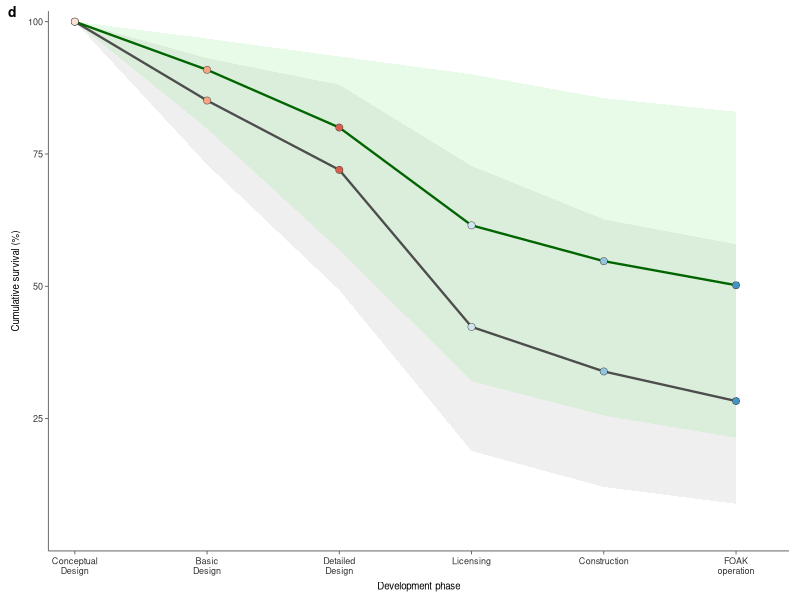

Source code (R):
# Code for the manuscript Gordon, J.A., Kazlou, T., Jewell, J. and Cherp, A.
# First-of-a-Kind deployment prospects for small modular reactors
#
# Reproduces Figure 2d: phase-specific cumulative survival probabilities under
# the Baseline and Accelerated scenarios.
#
# Panel d shows cumulative survival across the SMR development pathway from
# conceptual design to FOAK operation. Coloured points identify the development
# stage reached, and shaded bands indicate credible intervals based on
# phase-specific failure-risk uncertainty.
#
# Required input:
# None. Failure-rate assumptions for this panel are defined directly below.
#
# Outputs:
# outputs/Figure_02/intermediate/fig02_panel_d_failure_risks.png
# outputs/Figure_02/intermediate/fig02_panel_d_failure_risks.pdf
# outputs/Figure_02/intermediate/fig02_panel_d_failure_risks.rds
# outputs/Figure_02/intermediate/fig02_panel_d_failure_risks_core.rds

suppressPackageStartupMessages({
  library(ggplot2)
  library(dplyr)
  library(tibble)
  library(cowplot)
  library(grid)
})

rm(list = ls())
graphics.off()

# ============================================================
# FIGURE 2 — PANEL D ONLY
# Phase-specific cumulative survival probabilities
# ============================================================

# ------------------------------------------------------------
# OUTPUT PATHS
# ------------------------------------------------------------

OUT_DIR <- file.path(
  "outputs",
  "Figure_02",
  "intermediate"
)

dir.create(
  OUT_DIR,
  recursive = TRUE,
  showWarnings = FALSE
)

# ------------------------------------------------------------
# EXPORT SETTINGS
# ------------------------------------------------------------

SAVE_W_MM <- 95
SAVE_H_MM <- 72
SAVE_DPI  <- 600

FILE_STUB <- "fig02_panel_d_failure_risks"

# ------------------------------------------------------------
# TYPOGRAPHY
# ------------------------------------------------------------

BASE_SIZE        <- 7
AXIS_TEXT_SIZE   <- 6.5
AXIS_TITLE_SIZE  <- 7
PANEL_LABEL_SIZE <- 10

# ------------------------------------------------------------
# PANEL TAG GEOMETRY
# ------------------------------------------------------------

TAG_X <- 0.01
TAG_Y <- 0.99

# ------------------------------------------------------------
# COLOURS
# ------------------------------------------------------------

col_baseline_line <- "grey30"
col_baseline_fill <- "grey70"
col_accel_line    <- "#006400"
col_accel_fill    <- "#90EE90"

phase_cols <- c(
  "Conceptual design" = "#FDE0D2",
  "Basic design"      = "#F4A582",
  "Detailed design"   = "#D6604D",
  "Licensing"         = "#D1E5F0",
  "Construction"      = "#92C5DE",
  "Operational"       = "#4393C3"
)

# ============================================================
# PANEL D — PROJECT PROGRESSION UNDER PHASE-SPECIFIC FAILURE RISKS
# ============================================================

ph_bas <- tribble(
  ~Phase, ~Mean, ~Low,  ~High,
  "CD", 14.9,  6.9, 27.0,
  "BD", 15.4,  5.4, 32.5,
  "DD", 41.2, 17.4, 61.7
)

ph_acc <- tribble(
  ~Phase, ~Mean, ~Low,  ~High,
  "CD",  9.1,  3.2, 20.2,
  "BD", 12.0,  3.5, 28.7,
  "DD", 23.1,  3.6, 43.6
)

post_bas <- tribble(
  ~Phase, ~Mean, ~Low, ~High,
  "Licensing",    19.9, 13.9, 36.0,
  "Construction", 16.5,  7.5, 26.3
)

post_acc <- tribble(
  ~Phase, ~Mean, ~Low, ~High,
  "Licensing",    11.0,  5.0, 20.3,
  "Construction",  8.3,  3.0, 16.3
)

calc_surv <- function(df) {
  df %>%
    mutate(
      fr      = Mean / 100,
      fr_lo   = Low / 100,
      fr_hi   = High / 100,
      surv    = cumprod(1 - fr),
      surv_lo = cumprod(1 - fr_hi),
      surv_hi = cumprod(1 - fr_lo)
    )
}

calc_post <- function(df, s, slo, shi) {
  x <- calc_surv(df)
  
  tibble(
    surv    = s   * c(1, x$surv),
    surv_lo = slo * c(1, x$surv_lo),
    surv_hi = shi * c(1, x$surv_hi)
  )
}

bas_d <- calc_surv(ph_bas)
acc_d <- calc_surv(ph_acc)

bas_p <- calc_post(
  post_bas,
  dplyr::last(bas_d$surv),
  dplyr::last(bas_d$surv_lo),
  dplyr::last(bas_d$surv_hi)
)

acc_p <- calc_post(
  post_acc,
  dplyr::last(acc_d$surv),
  dplyr::last(acc_d$surv_lo),
  dplyr::last(acc_d$surv_hi)
)

curve <- bind_rows(
  tibble(
    x = 1:6,
    surv = c(1, bas_d$surv, bas_p$surv[-1]),
    lo   = c(1, bas_d$surv_lo, bas_p$surv_lo[-1]),
    hi   = c(1, bas_d$surv_hi, bas_p$surv_hi[-1]),
    Scenario = "Baseline"
  ),
  tibble(
    x = 1:6,
    surv = c(1, acc_d$surv, acc_p$surv[-1]),
    lo   = c(1, acc_d$surv_lo, acc_p$surv_lo[-1]),
    hi   = c(1, acc_d$surv_hi, acc_p$surv_hi[-1]),
    Scenario = "Accelerated"
  )
)

curve <- curve %>%
  mutate(
    Scenario = factor(
      Scenario,
      levels = c("Baseline", "Accelerated")
    ),
    PhaseLabel = factor(
      x,
      levels = 1:6,
      labels = c(
        "Conceptual design",
        "Basic design",
        "Detailed design",
        "Licensing",
        "Construction",
        "Operational"
      )
    )
  )

# ============================================================
# PANEL D CORE
# ============================================================

p_d_core <- ggplot(
  curve,
  aes(x = x, y = surv * 100, colour = Scenario, fill = Scenario)
) +
  geom_ribbon(
    aes(ymin = lo * 100, ymax = hi * 100),
    alpha = 0.20,
    colour = NA
  ) +
  geom_line(linewidth = 0.8) +
  geom_point(
    aes(fill = PhaseLabel),
    shape = 21,
    colour = "grey25",
    stroke = 0.25,
    size = 2.3,
    show.legend = FALSE
  ) +
  scale_colour_manual(
    values = c(
      "Baseline" = col_baseline_line,
      "Accelerated" = col_accel_line
    ),
    guide = "none"
  ) +
  scale_fill_manual(
    values = c(
      "Baseline" = col_baseline_fill,
      "Accelerated" = col_accel_fill,
      phase_cols
    ),
    guide = "none"
  ) +
  scale_x_continuous(
    breaks = 1:6,
    labels = c(
      "Conceptual\nDesign",
      "Basic\nDesign",
      "Detailed\nDesign",
      "Licensing",
      "Construction",
      "FOAK\noperation"
    ),
    limits = c(0.8, 6.4),
    expand = c(0, 0)
  ) +
  scale_y_continuous(
    limits = c(0, 102),
    breaks = c(25, 50, 75, 100),
    expand = c(0, 0)
  ) +
  labs(
    x = "Development phase",
    y = "Cumulative survival (%)"
  ) +
  coord_cartesian(clip = "off") +
  theme_classic(base_size = BASE_SIZE) +
  theme(
    axis.title.x = element_text(
      size = AXIS_TITLE_SIZE,
      colour = "black",
      margin = margin(t = 4)
    ),
    axis.title.y = element_text(
      size = AXIS_TITLE_SIZE,
      colour = "black",
      margin = margin(r = 4)
    ),
    axis.text.x = element_text(
      size = AXIS_TEXT_SIZE,
      colour = "grey20",
      margin = margin(t = 2)
    ),
    axis.text.y = element_text(
      size = AXIS_TEXT_SIZE,
      colour = "grey20"
    ),
    axis.line.x = element_line(colour = "grey35", linewidth = 0.3),
    axis.line.y = element_line(colour = "grey35", linewidth = 0.3),
    axis.ticks.x = element_line(colour = "grey35", linewidth = 0.3),
    axis.ticks.y = element_line(colour = "grey35", linewidth = 0.3),
    axis.ticks.length = unit(2.5, "pt"),
    plot.margin = margin(t = 8, r = 8, b = 6, l = 8)
  )

# ============================================================
# PANEL D LABELLED
# ============================================================

p_d <- ggdraw(p_d_core) +
  draw_plot_label(
    "d",
    x = TAG_X,
    y = TAG_Y,
    hjust = 0,
    vjust = 1,
    size = PANEL_LABEL_SIZE,
    fontface = "bold"
  )

print(p_d)

# ============================================================
# SAVE PANEL D
# ============================================================

ggsave(
  filename = file.path(OUT_DIR, paste0(FILE_STUB, ".png")),
  plot = p_d,
  width = SAVE_W_MM,
  height = SAVE_H_MM,
  units = "mm",
  dpi = SAVE_DPI,
  bg = "white"
)

ggsave(
  filename = file.path(OUT_DIR, paste0(FILE_STUB, ".pdf")),
  plot = p_d,
  width = SAVE_W_MM,
  height = SAVE_H_MM,
  units = "mm",
  bg = "white"
)

saveRDS(
  p_d,
  file = file.path(OUT_DIR, paste0(FILE_STUB, ".rds"))
)

saveRDS(
  p_d_core,
  file = file.path(OUT_DIR, paste0(FILE_STUB, "_core.rds"))
)
